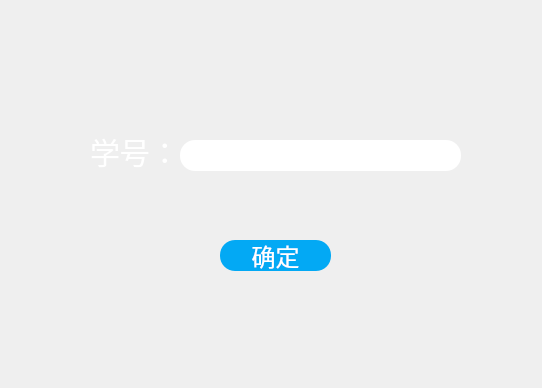
<?xml version="1.0" encoding="UTF-8"?>
<ui version="4.0">
 <class>add_student</class>
 <widget class="QMainWindow" name="add_student">
  <property name="geometry">
   <rect>
    <x>0</x>
    <y>0</y>
    <width>542</width>
    <height>388</height>
   </rect>
  </property>
  <property name="windowTitle">
   <string>MainWindow</string>
  </property>
  <property name="styleSheet">
   <string notr="true">*{
font-size:24px;
font-family:sans-serif;
}
#centralwidget{   
border-image:url(:/image/7.jpg);
}
QFrame{
background:rgba(0,0,0,0);
border-radius:15px;
}
QPushButton{
background:#03a9f4;
color:#fff;
border-radius:15px;
}
QLineEdit{
border-radius:15px;
color:#03a9f4;
}
QLabel{
color:#fff;
background:transparent;
font-size:30px;
}
QComboBox{
	background:#03a9f4;
color:#fff;
border-radius:15px;
}</string>
  </property>
  <widget class="QWidget" name="centralwidget">
   <widget class="QLineEdit" name="lineEdit">
    <property name="geometry">
     <rect>
      <x>180</x>
      <y>140</y>
      <width>281</width>
      <height>31</height>
     </rect>
    </property>
   </widget>
   <widget class="QLabel" name="label">
    <property name="geometry">
     <rect>
      <x>90</x>
      <y>130</y>
      <width>221</width>
      <height>41</height>
     </rect>
    </property>
    <property name="text">
     <string>学号：</string>
    </property>
   </widget>
   <widget class="QPushButton" name="pushButton">
    <property name="geometry">
     <rect>
      <x>220</x>
      <y>240</y>
      <width>111</width>
      <height>31</height>
     </rect>
    </property>
    <property name="text">
     <string>确定</string>
    </property>
   </widget>
  </widget>
 </widget>
 <resources/>
 <connections/>
</ui>
